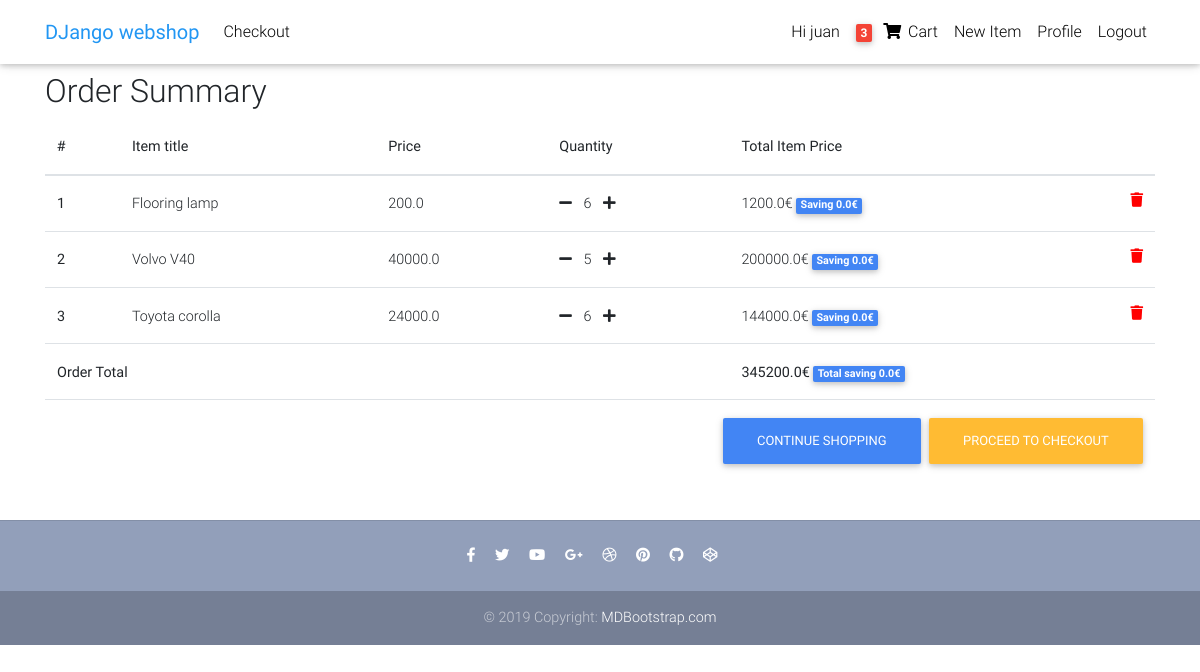
/webShop/order-summary/ (signed in), run on the app's committed database.
### webshop/models.py (models this page shows, shortened)
class Order(models.Model):
    user = models.ForeignKey(settings.AUTH_USER_MODEL, on_delete=models.CASCADE)
    items = models.ManyToManyField(OrderItem)
    start_date = models.DateTimeField(auto_now_add=True)
    ordered_date = models.DateTimeField()
    ordered = models.BooleanField(default=False)
    def get_total(self):
        total = 0
        for order_item in self.items.all():
            total += order_item.get_final_price()
        return total
    def get_total_saved(self):
        total = 0
        for order_item in self.items.all():
            total += order_item.get_amount_saved()
        return total

class OrderItem(models.Model):
    user = models.ForeignKey(settings.AUTH_USER_MODEL, on_delete=models.CASCADE)
    ordered = models.BooleanField(default=False)
    item = models.ForeignKey(Item, on_delete=models.CASCADE)
    quantity = models.IntegerField(default=1)
    def get_total_item_price(self):
        return self.quantity * self.item.price
    def get_total_discount_item_price(self):
        if self.item.discount_price == 'null':
            return 0
        else:
            return self.quantity * self.item.discount_price
    def get_amount_saved(self):
        return self.get_total_item_price() - self.get_total_discount_item_price()
    def get_final_price(self):
        if self.item.discount_price:
            return self.get_total_discount_item_price()
        return self.get_total_item_price()

class Item(models.Model):
    name = models.CharField(max_length=50)
    description = models.TextField(max_length=100)
    photo = models.ImageField(upload_to='item_pics', default='default.jpg', null=True)
    price = models.FloatField()
    discount_price = models.FloatField(blank=True, null=True)
    category = models.CharField(choices=CATEGORY_CHOISES, max_length=2)
    label = models.CharField(choices=LABEL_CHOISES, max_length=1)
    created_at = models.DateTimeField(default=datetime.now)
    author = models.ForeignKey(settings.AUTH_USER_MODEL, on_delete=models.CASCADE, blank=True, default ='juan')
    slug = models.SlugField()

### webshop/views.py (the view)
# urls.py: path('order-summary/',OrderSummaryView.as_view(), name='order-summary'),
class OrderSummaryView(LoginRequiredMixin, DetailView):
	def get(self, *args,**kwargs):
		try:
			order = Order.objects.get(user=self.request.user, ordered=False)
			context = {
				'object': order
			}
			return render(self.request, 'webshop/order-summary.html', context)
		except ObjectDoesNotExist:
			messages.warning(self.request,"You do not have an active order.")
			return redirect('item_list')

### webshop/templatetags/cart_template_tags.py (called while the page is built)
@register.filter
def cart_item_count(user):
	if user.is_authenticated:
		qs = Order.objects.filter(user=user, ordered=False)
		if qs.exists():
			return qs[0].items.count()#*qs[0].items.quantity
	return 0

### webshop/templates/webshop/order-summary.html (shortened to what this page needs)
{% extends "webshop/base2.html" %}
{% block content %}
  <main>
    <div class="container">
    <div class="table-responsive text-nowrap">
    <h2>Order Summary</h2>
    <table class="table item_quantity">
        <thead>
        <tr>
            <th scope="col">#</th>
            <th scope="col">Item title</th>
            <th scope="col">Price</th>
            <th scope="col">Quantity</th>
            <th scope="col">Total Item Price</th>
        </tr>
        </thead>
        <tbody>
        {% for order_item in object.items.all %}
        <tr>
            <th scope="row">{{ forloop.counter }}</th>
            <td>{{ order_item.item.name }}</td>
            <td>{{ order_item.item.price }}</td>
            <td>
                <a class="remove_single_item_from_cart" href="#" productid="{{order_item.item.id}}"> <i class="fas fa-minus mr-2"></i></a>
                <span>{{ order_item.quantity }}</span>
                <a class="add_to_cart" href="#" productid="{{order_item.item.id}}"> <i class="fas fa-plus ml-2"></i></a>
            </td>
            <td>
            {% if order_item.item.discount_price %}
                {{ order_item.get_total_discount_item_price }}€
                <span class="badge badge-primary">Saving {{ order_item.get_amount_saved }}€</span>
            {% else %}
                {{ order_item.get_total_item_price }}€
            {% endif %}
            <a class="remove_from_cart" style="color: red;"  href="#" productid="{{order_item.item.id}}"> <i class="fas fa-trash float-right"></i></a>
            </td>
        </tr>
        {% endfor %}
        {% if object.get_total %}
        <tr>
            <td colspan="4"><b>Order Total</b></td>
            <td><b>{{ object.get_total }}€</b> <span class="badge badge-primary">Total saving {{ object.get_total_saved }}€</span></td>
        </tr>
        <tr>
            <td colspan="5">
            <a class='btn btn-warning float-right ml-2' href='/webShop/checkout/'>Proceed to checkout</a>
            <a class='btn btn-primary float-right' href='/webShop/item_list/'>Continue shopping</a>
            </td>
        </tr>
        {% endif %}
        </tbody>
    </table>
    </div>
    </div>
  </main>
{% endblock content %}

### webshop/templates/webshop/navbar.html (shortened to what this page needs)
{% load cart_template_tags %}
<nav class="navbar fixed-top navbar-expand-lg navbar-light white scrolling-navbar">
    <div class="container">
      <a class="navbar-brand waves-effect" href="/webShop/item_list/">
        <strong class="blue-text">DJango webshop</strong>
      </a>
      <div class="collapse navbar-collapse" id="navbarSupportedContent">
        <ul class="navbar-nav mr-auto">
         {% if request.user.is_authenticated %}
          <li class="nav-item">
             <a class="nav-link waves-effect" href="/webShop/checkout/">Checkout
            </a>
          </li>
          {% endif %}
        </ul>
        <ul class="navbar-nav nav-flex-icons">
          {% if request.user.is_authenticated %}
            <li class="nav-item">
              <a class="nav-link waves-effect" href="">
                <span class="clearfix d-none d-sm-inline-block"> Hi {{request.user.username}}</span>
              </a>
            </li>
            <li class="nav-item">
              <a href="{% url 'order-summary' %}" class="nav-link waves-effect">
                <span class="badge red z-depth-1 mr-1"> {{ request.user|cart_item_count }} </span>
                <i class="fas fa-shopping-cart"></i>
                <span class="clearfix d-none d-sm-inline-block"> Cart </span>
              </a>
            </li>
            {% if request.user.is_superuser %}
              <li class="nav-item">
                <a class="nav-link waves-effect" href="{% url 'item-create' %}">
                  <span class="clearfix d-none d-sm-inline-block"> New Item </span>
                </a>
              </li>
            {% endif %}
            <li class="nav-item">
              <a class="nav-link waves-effect" href="{% url 'profile' %}">
                <span class="clearfix d-none d-sm-inline-block"> Profile </span>
              </a>
            </li>
            <li class="nav-item">
              <a class="nav-link waves-effect" href="{% url 'logout' %}">
                <span class="clearfix d-none d-sm-inline-block"> Logout </span>
              </a>
            </li>
            {% endif %}
        </ul>
      </div>
    </div>
  </nav>

### webshop/templates/webshop/base2.html (style rules this page uses)
html, body, header, .carousel { height: 60vh; }

### data on the page
OrderItem: item.name "Flooring lamp", item.price "200.0", quantity "6", get_total_discount_item_price "1200.0", get_amount_saved "0.0"
OrderItem: item.name "Volvo V40", item.price "40000.0", quantity "5", get_total_discount_item_price "200000.0", get_amount_saved "0.0"
OrderItem: item.name "Toyota corolla", item.price "24000.0", quantity "6", get_total_discount_item_price "144000.0", get_amount_saved "0.0"
Order: get_total "345200.0", get_total_saved "0.0"

### other printed values
{{ request.user.username }} "juan"
{{ request.user|cart_item_count }} "3"
